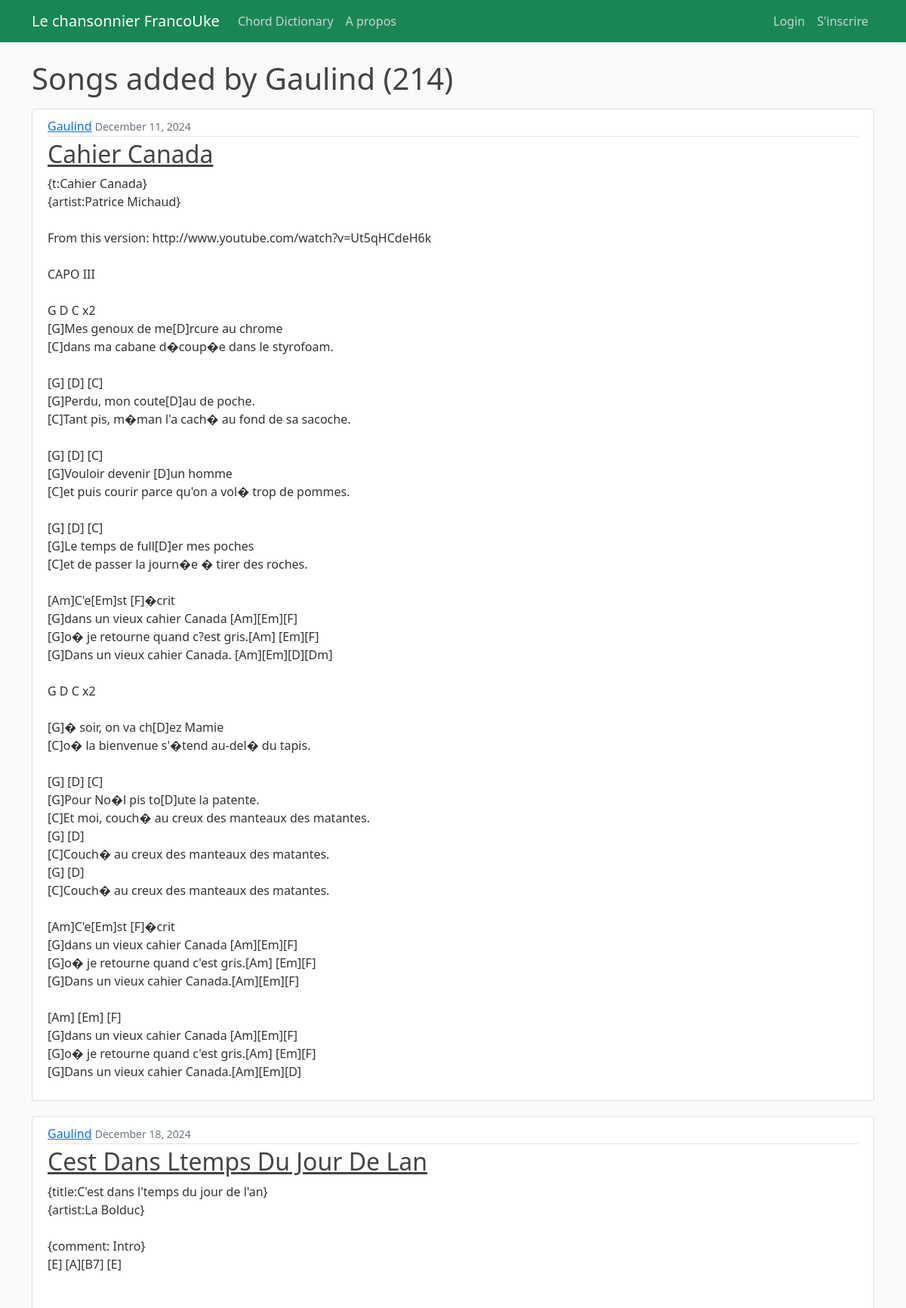
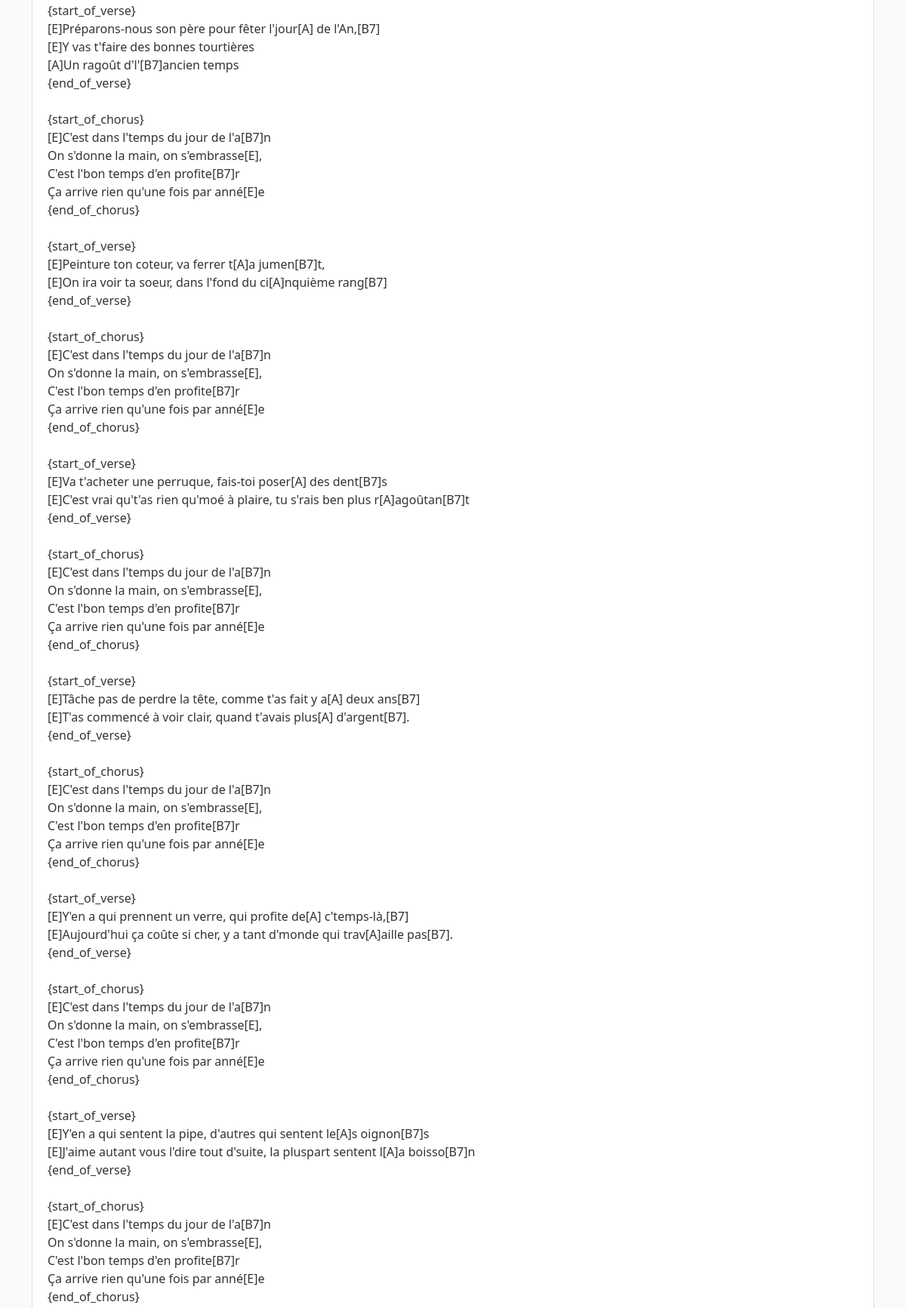
Page /user/Gaulind?page=3 (upper part) on the committed database (2 pictures, top to bottom).
### songbook/models.py (models this page shows, shortened)
class Song(models.Model):
    songTitle = models.CharField(max_length=100, blank=True, null=True)
    songChordPro = models.TextField()  # Original
    lyrics_with_chords = models.JSONField(null=True, blank=True)
    metadata = models.JSONField(blank=True, null=True)  # Stores metadata as JSON
    date_posted = models.DateField(default=timezone.now)
    contributor = models.ForeignKey(User, on_delete=models.CASCADE)
    abc_notation = models.TextField(blank=True, null=True, help_text="Optional ABC notation for this song.")
    tags = TaggableManager(blank=True)

### songbook/views.py (the view)
# urls.py: path('user/<str:username>', UserSongListView.as_view(), name='user-songs'),
class UserSongListView (ListView):
    model = Song
    template_name = 'songbook/user_songs.html'
    context_object_name = 'songs'
    ordering = ['songTitle']
    paginate_by = 15
    def get_queryset(self):
        user = get_object_or_404(User, username=self.kwargs.get('username'))
        return Song.objects.filter(contributor=user).order_by('songTitle')

### songbook/templates/songbook/user_songs.html (shortened to what this page needs)
{% extends "songbook/base.html" %}
{% block content %}
    <h1 class="mb-3">Songs added by {{ view.kwargs.username}} ({{ page_obj.paginator.count}})</h1>
    {% for song in songs %}
        <article class="media content-section">
            <div class="media-body">
            <div class="article-metadata">
                <a class="mr-2" href="{% url 'user-songs' song.contributor.username %}">{{ song.contributor }}</a>
                <small class="text-muted">{{ song.date_posted|date:"F d, Y" }}</small>
            </div>
            <h2><a class="article-title" href="{% url 'song-detail' song.id%}">{{ song.songTitle }}</a></h2>
            <p class="article-content">{{ song.songChordPro }}</p>
            </div>
        </article>
    {% endfor %}
{% endblock content %}

### songbook/static/songbook/main.css (style rules this page uses)
body { background: #fafafa; color: #333333; margin-top: 5rem; }
h1, h2, h3, h4, h5, h6 { color: #444444; }
.content-section { background: #ffffff; padding: 10px 20px; border: 1px solid #dddddd; border-radius: 3px; margin-bottom: 20px; }
.article-title { color: #444444; }
.article-content { white-space: pre-line; }
.article-metadata { padding-bottom: 1px; margin-bottom: 4px; border-bottom: 1px solid #e3e3e3 }

### rows in the picture
Song: contributor "Gaulind", date_posted "December 11, 2024", songTitle "Cahier Canada", songChordPro "{t:Cahier Canada} {artist:Patrice Michaud} From this version: http://www.youtube.com/watch?v=Ut5qHCdeH6k CAPO III G D C x2 [G]Mes genoux de me[D]rcure au chrome [C]dans ma cabane d�coup�e dans le styrofoam. [G] [D] [C] [G]Perdu, mon coute[D]au de poche. [C]Tant pis, m�man l'a cach� au fond de sa sacoche. [G] [D] [C] [G]Vouloir devenir [D]un homme [C]et puis courir parce qu'on a vol� trop de pommes. [G] [D] [C] [G]Le temps de full[D]er mes poches [C]et de passer la journ�e � tirer des roches. [Am]C'e[Em]st [F]�crit [G]dans un vieux cahier Canada [Am][Em][F] [G]o� je retourne quand c?est gris.[Am] [Em][F] [G]Dans un vieux cahier Canada. [Am][Em][D][Dm] G D C x2 [G]� soir, on va ch[D]ez Mamie…"
Song: contributor "Gaulind", date_posted "December 18, 2024", songTitle "Cest Dans Ltemps Du Jour De Lan", songChordPro "{title:C'est dans l'temps du jour de l'an} {artist:La Bolduc} {comment: Intro} [E] [A][B7] [E] {start_of_verse} [E]Préparons-nous son père pour fêter l'jour[A] de l'An,[B7] [E]Y vas t'faire des bonnes tourtières [A]Un ragoût d'l'[B7]ancien temps {end_of_verse} {start_of_chorus} [E]C'est dans l'temps du jour de l'a[B7]n On s'donne la main, on s'embrasse[E], C'est l'bon temps d'en profite[B7]r Ça arrive rien qu'une fois par anné[E]e {end_of_chorus} {start_of_verse} [E]Peinture ton coteur, va ferrer t[A]a jumen[B7]t, [E]On ira voir ta soeur, dans l'fond du ci[A]nquième rang[B7] {end_of_verse} {start_of_chorus} [E]C'est dans l'temps du jour de l'a[B7]n On s'donne la main, on s'embrasse[E],…"

### other values in the picture
{{ view.kwargs.username }} "Gaulind"
{{ page_obj.paginator.count }} "214"
